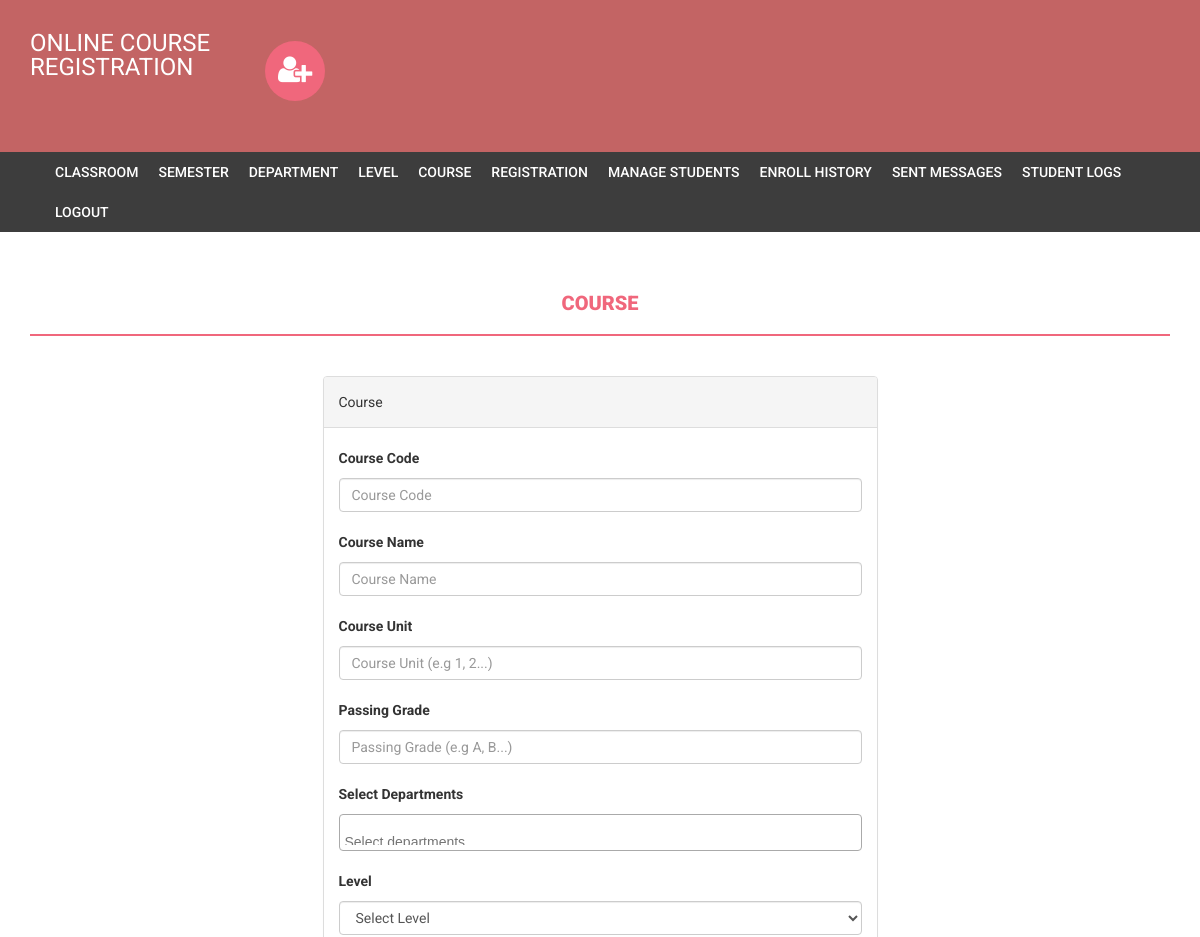
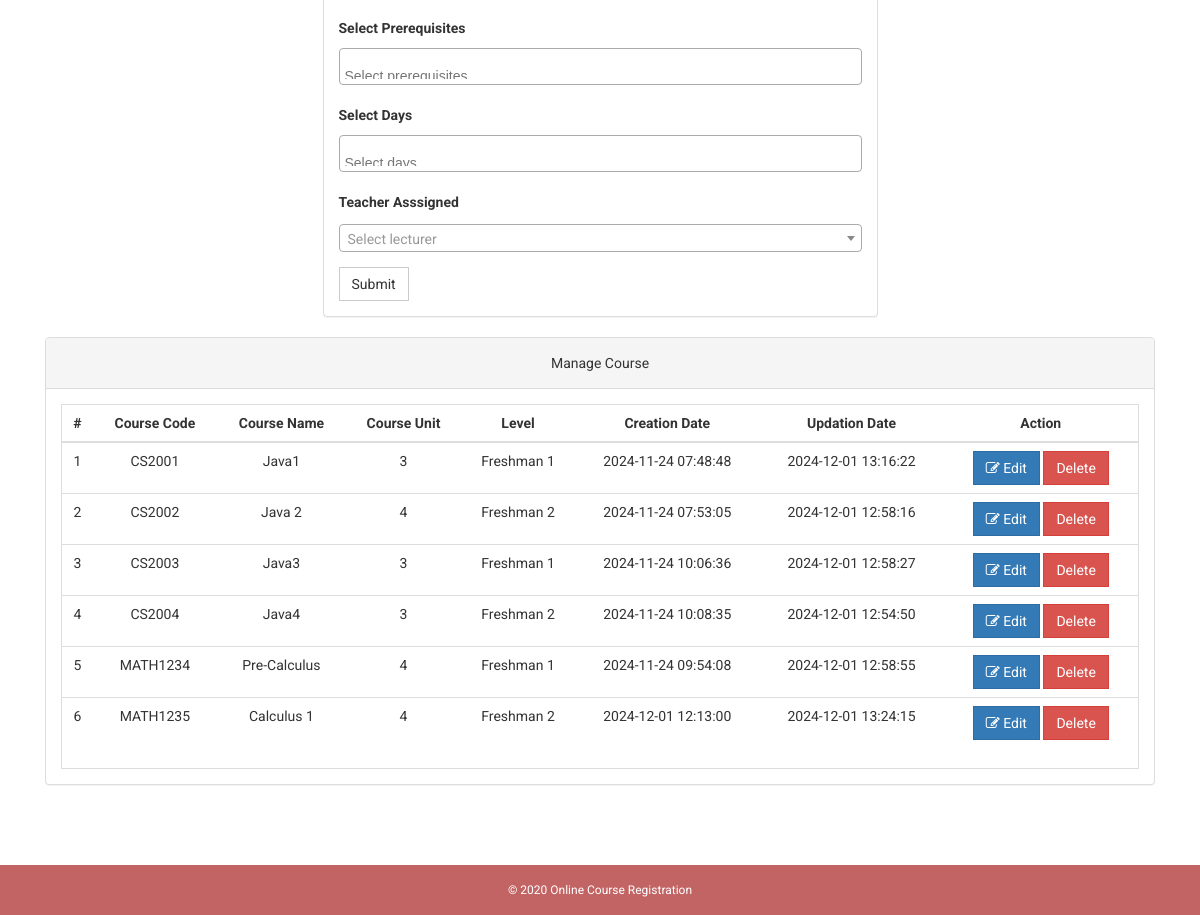
Page /admin/course.php (signed in) on the committed database (2 pictures, top to bottom).
### tables this page shows
CREATE TABLE `course` (
  `id` int(11) NOT NULL,
  `courseCode` varchar(255) NOT NULL,
  `courseName` varchar(255) NOT NULL,
  `courseUnit` int(11) NOT NULL,
  `passinggrade` varchar(3) NOT NULL,
  `level` varchar(255) NOT NULL,
  `creationDate` timestamp NOT NULL DEFAULT current_timestamp(),
  `updationDate` varchar(255) NOT NULL,
  `teacherAssigned` int(11) NOT NULL
);

### admin/course.php (the view, shortened to what this page needs)
<!DOCTYPE html>
<html xmlns="http://www.w3.org/1999/xhtml">
<head>
    <link href="assets/css/bootstrap.css" rel="stylesheet" />
    <link href="assets/css/font-awesome.css" rel="stylesheet" />
    <link href="assets/css/style.css" rel="stylesheet" />
</head>
<body>
<?php include('includes/header.php');?>
<?php if($_SESSION['alogin']!="") {
    include('includes/menubar.php');
} ?>
<div class="content-wrapper">
    <div class="container">
        <div class="row">
            <div class="col-md-12">
                <h1 class="page-head-line">Course</h1>
            </div>
        </div>
        <div class="row">
            <div class="col-md-3"></div>
            <div class="col-md-6">
                <div class="panel panel-default">
                    <div class="panel-heading">
                        Course
                    </div>
                    <div class="panel-body">
                        <form name="dept" method="post">
                            <div class="form-group">
                                <label for="coursecode">Course Code</label>
                                <input type="text" class="form-control" id="coursecode" name="coursecode" placeholder="Course Code" required />
                            </div>
                            <div class="form-group">
                                <label for="coursename">Course Name</label>
                                <input type="text" class="form-control" id="coursename" name="coursename" placeholder="Course Name" required />
                            </div>
                            <div class="form-group">
                                <label for="courseunit">Course Unit </label>
                                <input type="text" class="form-control" id="courseunit" name="courseunit" placeholder="Course Unit (e.g 1, 2...)" required />
                            </div>
                            <div class="form-group">
                                <label for="passinggrade">Passing Grade</label>
                                <input type="text" class="form-control" id="passinggrade" name="passinggrade" placeholder="Passing Grade (e.g A, B...)" required />
                            </div>
                            <div class="form-group">
                                <label for="department">Select Departments</label>
                            </div>
                            <div class="form-group">
                                <label for="level">Level</label>
                                <select class="form-control" id="level" name="level" required>
                                <option value="" selected disabled>Select Level</option>
                                </select>
                            </div>
                            <div class="form-group">
                                <label for="prerequisites">Select Prerequisites</label>
                            </div>
                            <div class="form-group">
                                <label for="daysschedule">Select Days</label>
                            </div>
                            <div class="form-group">
                                <label for="teacherassigned">Teacher Asssigned</label>
                            </div>
                            <button type="submit" name="submit" class="btn btn-default">Submit</button>
                        </form>
                    </div>
                </div>
            </div>
        </div>
        <div class="col-md-12">
            <div class="panel panel-default">
                <div class="panel-heading">
                    Manage Course
                </div>
                <div class="panel-body">
                    <div class="table-responsive table-bordered">
                        <table class="table">
                            <thead>
                                <tr>
                                    <th>#</th>
                                    <th>Course Code</th>
                                    <th>Course Name</th>
                                    <th>Course Unit</th>
                                    <th>Level</th>
                                    <th>Creation Date</th>
                                    <th>Updation Date</th>
                                    <th>Action</th>
                                </tr>
                            </thead>
                            <tbody>
<?php
$sql = mysqli_query($bd, "SELECT * FROM course");
$cnt = 1;
while($row = mysqli_fetch_array($sql)) {
?>
<tr>
    <td><?php echo $cnt; ?></td>
    <td><?php echo htmlentities($row['courseCode']); ?></td>
    <td><?php echo htmlentities($row['courseName']); ?></td>
    <td><?php echo htmlentities($row['courseUnit']); ?></td>
    <td><?php echo htmlentities($row['level']); ?></td>
    <td><?php echo htmlentities($row['creationDate']); ?></td>
    <td><?php echo htmlentities($row['updationDate']); ?></td>
    <td>
        <a href="edit-course.php?id=<?php echo $row['id']; ?>">
            <button class="btn btn-primary"><i class="fa fa-edit"></i> Edit</button>
        </a>
        <a href="course.php?id=<?php echo $row['id']?>&del=delete" onClick="return confirm('Are you sure you want to delete?')">
            <button class="btn btn-danger">Delete</button>
        </a>
    </td>
</tr>
<?php
    $cnt++;
}
?>
                            </tbody>
                        </table>
                    </div>
                </div>
            </div>
        </div>
    </div>
</div>
<?php include('includes/footer.php');?>
<link href="https://cdnjs.cloudflare.com/ajax/libs/select2/4.0.13/css/select2.min.css" rel="stylesheet" />
</body>
</html>

### admin/includes/header.php (shortened to what this page needs)
<div class="navbar navbar-inverse set-radius-zero">
    <div class="container">
        <div class="navbar-header">
             <a class="navbar-brand" href="#" style="color:#fff; font-size:24px;4px; line-height:24px; ">
               ONLINE COURSE REGISTRATION
            </a>
        </div>
        <div class="left-div">
            <i class="fa fa-user-plus login-icon" ></i>
    </div>
        </div>
    </div>

### admin/includes/menubar.php
<section class="menu-section">
        <div class="container">
            <div class="row">
                <div class="col-md-12">
                    <div class="navbar-collapse collapse ">
                        <ul id="menu-top" class="nav navbar-nav navbar-right">
                            <li><a href="classroom.php">Classroom</a></li>
                            <li><a href="semester.php">Semester </a></li>
                            <li><a   href="department.php">Department</a></li>
                            <li><a   href="level.php">Level</a></li>
                             <li><a href="course.php">Course</a></li>
                              <li><a href="student-registration.php">Registration</a></li>
                               <li><a href="manage-students.php">Manage Students</a></li>
                               <li><a href="enroll-history.php">Enroll History</a></li>
                               <li><a href="notification.php">Sent Messages</a></li>
                               <li><a href="user-log.php">Student Logs </a></li>
                            <li><a href="logout.php">Logout</a></li>
                        </ul>
                    </div>
                </div>
            </div>
        </div>
    </section>

### admin/includes/footer.php (shortened to what this page needs)
<footer>
        <div class="container">
            <div class="row">
                <div class="col-md-12">
                    &copy; 2020 Online Course Registration
                </div>
            </div>
        </div>
    </footer>

### admin/assets/css/style.css (style rules this page uses)
body { font-family: 'Roboto', sans-serif; line-height: 30px; }
.set-radius-zero { border-radius: 0px; -moz-border-radius: 0px; -webkit-border-radius: 0px; }
.content-wrapper { margin-top: 40px; min-height: 600px; padding-bottom: 60px; }
.page-head-line { font-weight: 900; padding-bottom: 20px; border-bottom: 2px solid #F0677C; text-transform: uppercase; color: #F0677C; font-size: 20px; margin-bottom: 40px; }
.btn { border-radius: 0px; -webkit-border-radius: 0px; -moz-border-radius: 0px; }
.login-icon { height: 60px; width: 60px; padding: 13px; border-radius: 50%; font-size: 30px; margin-bottom: 20px; color: #fff; text-align: center; cursor:pointer; background-color:#F0677C; -webkit-border-radius:50%; -moz-border-radius:50%; }
.left-div { padding-left: 30px; margin-top: 40px; margin-bottom: 30px; }
.navbar-brand { width: 250px; padding-top: 30px; }
.menu-section { background-color: #3D3D3D; }
#menu-top a { color: #FFF; text-decoration: none; font-weight: 500; padding: 10px 10px 10px 10px; text-transform: uppercase; }
.navbar-inverse { background-color: #C36464; border-color: transparent; }
.navbar { margin-bottom: 0px; }
footer { padding: 10px; color: #fff; font-size: 12px; background-color: #C36464; }

### admin/course.php (style rules this page uses)
.table td, .table th { vertical-align: middle; text-align: center; }

### admin/includes/footer.php (style rules this page uses)
.col-md-12 { text-align: center; }

### rows in the picture
course: courseCode "CS2001", courseName "Java1", courseUnit "3", level "Freshman 1", creationDate "2024-11-24 07:48:48", updationDate "2024-12-01 13:16:22"
course: courseCode "CS2002", courseName "Java 2", courseUnit "4", level "Freshman 2", creationDate "2024-11-24 07:53:05", updationDate "2024-12-01 12:58:16"
course: courseCode "CS2003", courseName "Java3", courseUnit "3", level "Freshman 1", creationDate "2024-11-24 10:06:36", updationDate "2024-12-01 12:58:27"
course: courseCode "CS2004", courseName "Java4", courseUnit "3", level "Freshman 2", creationDate "2024-11-24 10:08:35", updationDate "2024-12-01 12:54:50"
course: courseCode "MATH1234", courseName "Pre-Calculus", courseUnit "4", level "Freshman 1", creationDate "2024-11-24 09:54:08", updationDate "2024-12-01 12:58:55"
course: courseCode "MATH1235", courseName "Calculus 1", courseUnit "4", level "Freshman 2", creationDate "2024-12-01 12:13:00", updationDate "2024-12-01 13:24:15"
